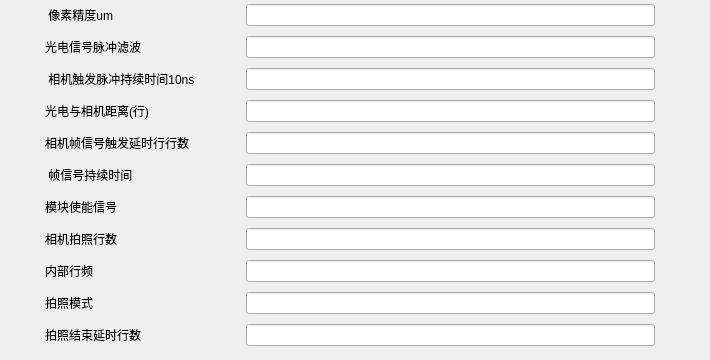
       <widget class="QWidget" name="ControllerParam">
        <attribute name="title">
         <string notr="true">控制器系统参数</string>
        </attribute>
        <widget class="QWidget" name="layoutWidget">
         <property name="geometry">
          <rect>
           <x>0</x>
           <y>0</y>
           <width>701</width>
           <height>351</height>
          </rect>
         </property>
         <layout class="QGridLayout" name="gridLayout_7">
          <item row="10" column="1">
           <widget class="QLineEdit" name="PhotoEndDelayRowCountLE">
            <property name="maximumSize">
             <size>
              <width>409</width>
              <height>16777215</height>
             </size>
            </property>
           </widget>
          </item>
          <item row="5" column="1">
           <widget class="QLineEdit" name="FrameSignalContinueTimeLE">
            <property name="maximumSize">
             <size>
              <width>409</width>
              <height>16777215</height>
             </size>
            </property>
           </widget>
          </item>
          <item row="8" column="1">
           <widget class="QLineEdit" name="InnerRowFrequencyLE">
            <property name="maximumSize">
             <size>
              <width>409</width>
              <height>16777215</height>
             </size>
            </property>
           </widget>
          </item>
          <item row="7" column="0">
           <widget class="QLabel" name="CamarePhotoRowCountLB">
            <property name="text">
             <string>相机拍照行数</string>
            </property>
           </widget>
          </item>
          <item row="6" column="1">
           <widget class="QLineEdit" name="ModuleEnableSignalLE">
            <property name="maximumSize">
             <size>
              <width>409</width>
              <height>16777215</height>
             </size>
            </property>
           </widget>
          </item>
          <item row="3" column="1">
           <widget class="QLineEdit" name="PhotoelectricToCamareDistLE">
            <property name="maximumSize">
             <size>
              <width>409</width>
              <height>16777215</height>
             </size>
            </property>
           </widget>
          </item>
          <item row="4" column="0">
           <widget class="QLabel" name="CamareFrameTrigerDelayRowCountLB">
            <property name="text">
             <string>相机帧信号触发延时行行数</string>
            </property>
           </widget>
          </item>
          <item row="5" column="0">
           <widget class="QLabel" name="FrameSignalContinueTimeLB">
            <property name="text">
             <string> 帧信号持续时间</string>
            </property>
           </widget>
          </item>
          <item row="4" column="1">
           <widget class="QLineEdit" name="CamareFrameTrigerDelayRowCountLE">
            <property name="maximumSize">
             <size>
              <width>409</width>
              <height>16777215</height>
             </size>
            </property>
           </widget>
          </item>
          <item row="7" column="1">
           <widget class="QLineEdit" name="CamarePhotoRowCountLE">
            <property name="maximumSize">
             <size>
              <width>409</width>
              <height>16777215</height>
             </size>
            </property>
           </widget>
          </item>
          <item row="1" column="0">
           <widget class="QLabel" name="PhotoelectricSignalPulseFilterLB">
            <property name="text">
             <string>光电信号脉冲滤波</string>
            </property>
           </widget>
          </item>
          <item row="1" column="1">
           <widget class="QLineEdit" name="PhotoelectricSignalPulseFilterLE">
            <property name="maximumSize">
             <size>
              <width>409</width>
              <height>16777215</height>
             </size>
            </property>
           </widget>
          </item>
          <item row="2" column="1">
           <widget class="QLineEdit" name="CamareTrigerPulseContinueTime10nsLE">
            <property name="maximumSize">
             <size>
              <width>409</width>
              <height>16777215</height>
             </size>
            </property>
           </widget>
          </item>
          <item row="9" column="0">
           <widget class="QLabel" name="PhotoModeLB">
            <property name="text">
             <string>拍照模式</string>
            </property>
           </widget>
          </item>
          <item row="10" column="0">
           <widget class="QLabel" name="PhotoEndDelayRowCountLB">
            <property name="text">
             <string>拍照结束延时行数</string>
            </property>
           </widget>
          </item>
          <item row="0" column="1">
           <widget class="QLineEdit" name="PixelAccuracyUmLE">
            <property name="minimumSize">
             <size>
              <width>0</width>
              <height>0</height>
             </size>
            </property>
            <property name="maximumSize">
             <size>
              <width>409</width>
              <height>16777215</height>
             </size>
            </property>
           </widget>
          </item>
          <item row="6" column="0">
           <widget class="QLabel" name="ModuleEnableSignalLB">
            <property name="text">
             <string>模块使能信号</string>
            </property>
           </widget>
          </item>
          <item row="0" column="0">
           <widget class="QLabel" name="PixelAccuracyUmLB">
            <property name="maximumSize">
             <size>
              <width>100</width>
              <height>16777215</height>
             </size>
            </property>
            <property name="text">
             <string> 像素精度um</string>
            </property>
           </widget>
          </item>
          <item row="2" column="0">
           <widget class="QLabel" name="CamareTrigerPulseContinueTime10nsLB">
            <property name="text">
             <string> 相机触发脉冲持续时间10ns</string>
            </property>
           </widget>
          </item>
          <item row="9" column="1">
           <widget class="QLineEdit" name="PhotoModeLE">
            <property name="maximumSize">
             <size>
              <width>409</width>
              <height>16777215</height>
             </size>
            </property>
           </widget>
          </item>
          <item row="3" column="0">
           <widget class="QLabel" name="PhotoelectricToCamareDistLB">
            <property name="text">
             <string>光电与相机距离(行)</string>
            </property>
           </widget>
          </item>
          <item row="8" column="0">
           <widget class="QLabel" name="InnerRowFrequencyLB">
            <property name="text">
             <string>内部行频</string>
            </property>
           </widget>
          </item>
         </layout>
        </widget>
       </widget>
